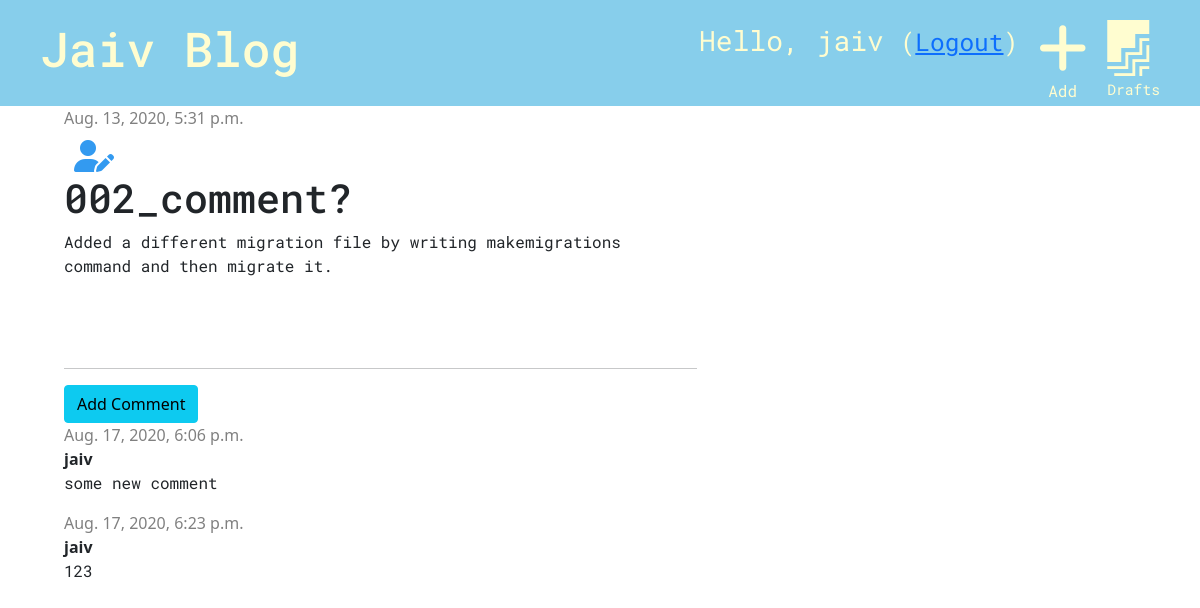
The app's page /post/9 (signed in) with its own data.
### blog/models.py (models this page shows, shortened)
class Post(models.Model):
    author = models.ForeignKey('auth.User', on_delete=models.CASCADE)
    title = models.CharField(max_length=200)
    text = models.TextField()
    created_date = models.DateTimeField(default=timezone.now)
    published_date = models.DateTimeField(blank=True, null=True)

class Comment(models.Model):
    post = models.ForeignKey('blog.Post', on_delete=models.CASCADE, related_name='comments')
    author = models.CharField(max_length=200)
    text = models.TextField()
    created_date = models.DateTimeField(default=timezone.now)
    approved = models.BooleanField(default=False)

### blog/views.py (the view)
# urls.py: path('post/<int:pk>', views.post_detail, name='post_detail'),
def post_detail(request, pk):
    post = get_object_or_404(Post, pk=pk)
    stuff_for_frontend = {'post': post}
    return render(request, 'blog/post_detail.html', stuff_for_frontend)

### blog/templates/blog/post_detail.html (shortened to what this page needs)
{% extends 'blog/base.html'%}
    {% block content %}
        <div class="post">
            {% if post.published_date %}
            <div class="date">
                {{ post.published_date }}
            </div>
            {% else %}
                <a href="{% url 'post_publish' pk=post.pk %}" class="btn btn-primary">Publish</a>
            {% endif %}
            {% if user.is_authenticated %}
                <a href="{% url 'post_edit' pk=post.pk %}"><i class="fas fa-user-edit fa-2x" style="color: #339af0; padding-top: 10px; padding-left: 10px"></i></a>
            {% endif %}
            <h1>{{ post.title }}</h1>
            <p> {{ post.text|linebreaksbr}}</p>
        </div>
        <hr>
        <a href="{% url 'add_comment_to_post' pk=post.pk %}" class="btn btn-info">Add Comment</a>
        {% for comment in post.comments.all %}
            {% if user.is_authenticated  or comment.approved %}
            <div class="comment">
                <div class="date">
                    {{ comment.created_date }}
                </div>
                <strong>{{ comment.author }}</strong>
                    <p>{{ comment.text }}</p>
            {% endif %}
        {% empty %}
            <p>No comments yet...</p>
        </div>
        {% endfor %}
{% endblock %}

### blog/templates/blog/base.html (shortened to what this page needs)
<!DOCTYPE html>
<html lang="en">
<head>
    {% load static %}
    <link rel="stylesheet" href="https://stackpath.bootstrapcdn.com/bootstrap/5.0.0-alpha1/css/bootstrap.min.css">
    <link rel="stylesheet" href="{% static 'css/blog.css' %}">
</head>
<body>
<div class="page-header">
    {% if user.is_authenticated %}
         <a href="{% url 'post_draft_list' %}" class="top-menu"><i class="fab fa-firstdraft fa-2x" style="color: #fffdd0;"></i><p style="font-size: 11pt;">Drafts</p></a>
        <a href="{% url 'post_new' %}" class="top-menu"><i class="fas fa-plus fa-2x" style="color: #fffdd0;"></i><p style="font-size: 12pt; padding-left: 10px">Add</p></a>
        <p class="top-menu"> Hello, {{ user.username }} <small>(<a href="{% url 'logout' %}">Logout</a>) </small></p>
    {% else %}
        <a href="{% url 'login' %}" class="top-menu"><i class="fas fa-sign-in-alt fa-2x"></i><p style="font-size: 12pt;">Sign In</p></a>
    {% endif %}
    <h1><a href="{% url 'post_list' %}"> Jaiv Blog </a> </h1>
</div>
<div class="content container">
    <div class="row">
       <div class="col-md-8">
           {% block content %}
           {% endblock %}
       </div>
    </div>
</div>

### blog/static/css/blog.css (style rules this page uses)
.page-header { background-color: skyblue; margin-top: 0; padding: 20px 20px 20px 40px; }
.page-header h1 a { color: #fffdd0; text-decoration: none; font-size: 36pt; }
.content { margin-left: 40px; }
h1, h2, h3, h4, p { font-family: "Roboto Mono", "Lucida Grande", "DejaVu Sans", "Bitstream Vera Sans", Verdana, Arial, sans-serif; }
.date { color: grey; }
.post { margin-bottom: 90px; }
.top-menu, .top-menu:hover { color: #fffdd0; float: right; margin-right: 20px; font-size: 21pt; text-decoration: none; }

### records on screen
Post: published_date "Aug. 13, 2020, 5:31 p.m.", title "002_comment?", text "Added a different migration file by writing makemigrations command and then migrate it."
Comment: created_date "Aug. 17, 2020, 6:06 p.m.", author "jaiv", text "some new comment"
Comment: created_date "Aug. 17, 2020, 6:23 p.m.", author "jaiv", text "123"

### other values on screen
{{ user.username }} "jaiv"
